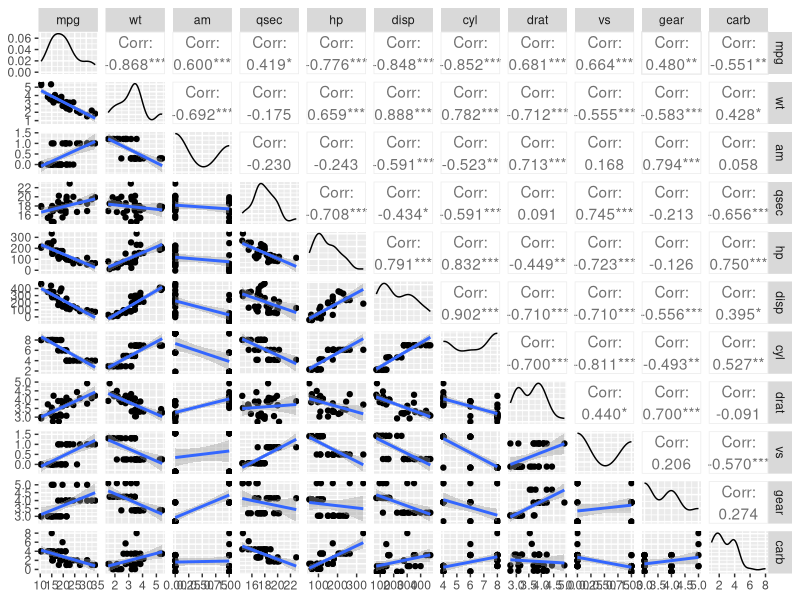

Reproduce this figure in R.
library(GGally)
library(ggplot2)
library(data.table)
data(mtcars)
setcolorder(mtcars, c(1, 6, 9, 7, 4, 3, 2, 5, 8, 10, 11))
fit <- lm(mpg ~ ., mtcars)
summary(fit)
summary(aov(mpg ~ ., mtcars))

# Function to return points and geom_smooth
# allow for the method to be changed
my_fn <- function(data, mapping, method="loess", ...){
  p <- ggplot(data = data, mapping = mapping) + 
    geom_point() + 
    geom_smooth(method=method, ...)
  p
}

# Default loess curve    
# ggpairs(swiss[1:4], lower = list(continuous = my_fn))

# Use wrap to add further arguments; change method to lm
ggpairs(mtcars[1:11], lower = list(continuous = wrap(my_fn, method="lm")))


# my_fn <- function(data, mapping, pts=list(), smt=list(), ...){
#   ggplot(data = data, mapping = mapping, ...) + 
#     do.call(geom_point, pts) +
#     do.call(geom_smooth, smt) 
# }
# 
# # Plot 
# ggpairs(swiss[1:4], 
#         lower = list(continuous = 
#                        wrap(my_fn,
#                             pts=list(size=2, colour="red"), 
#                             smt=list(method="lm", se=F, size=5, colour="blue"))))

summary(fit)